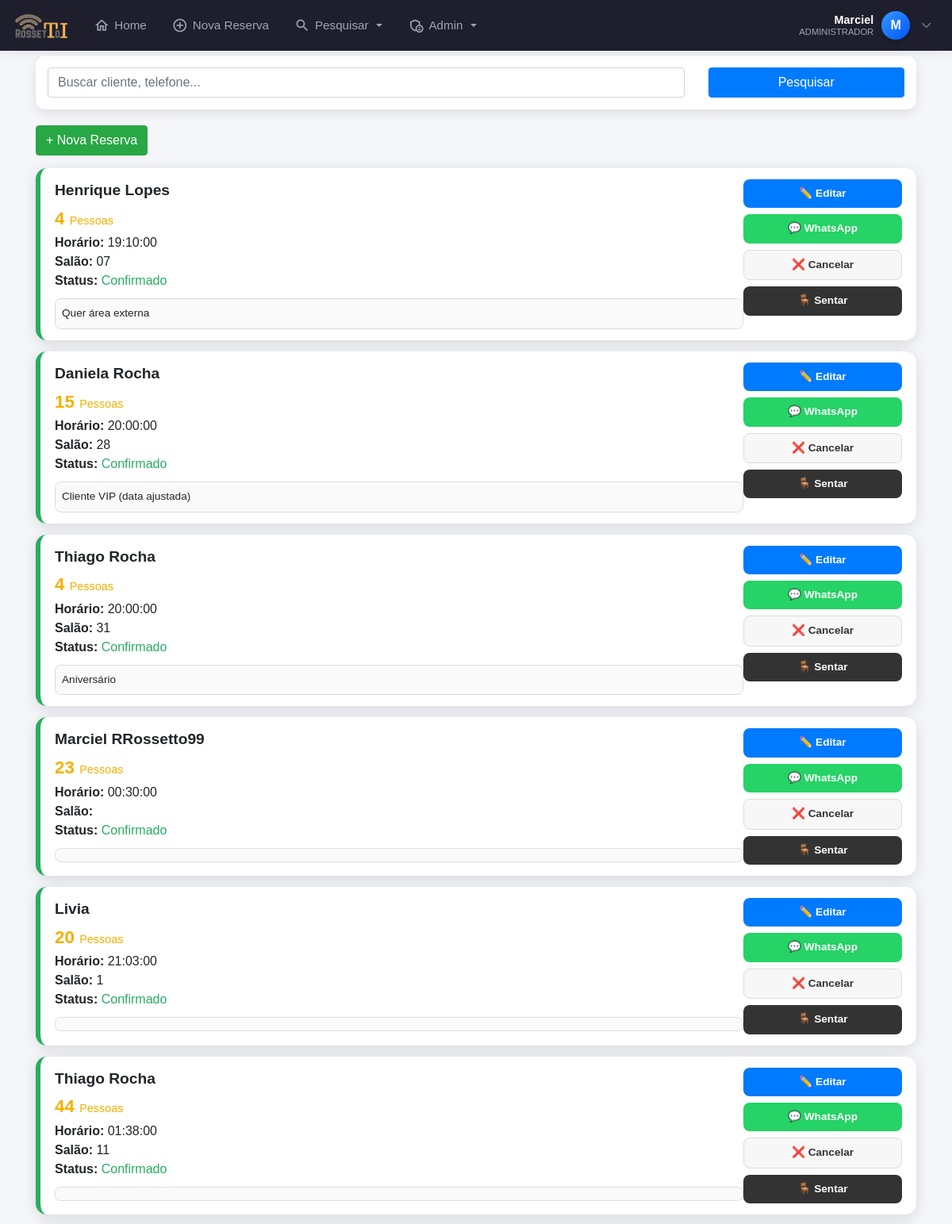
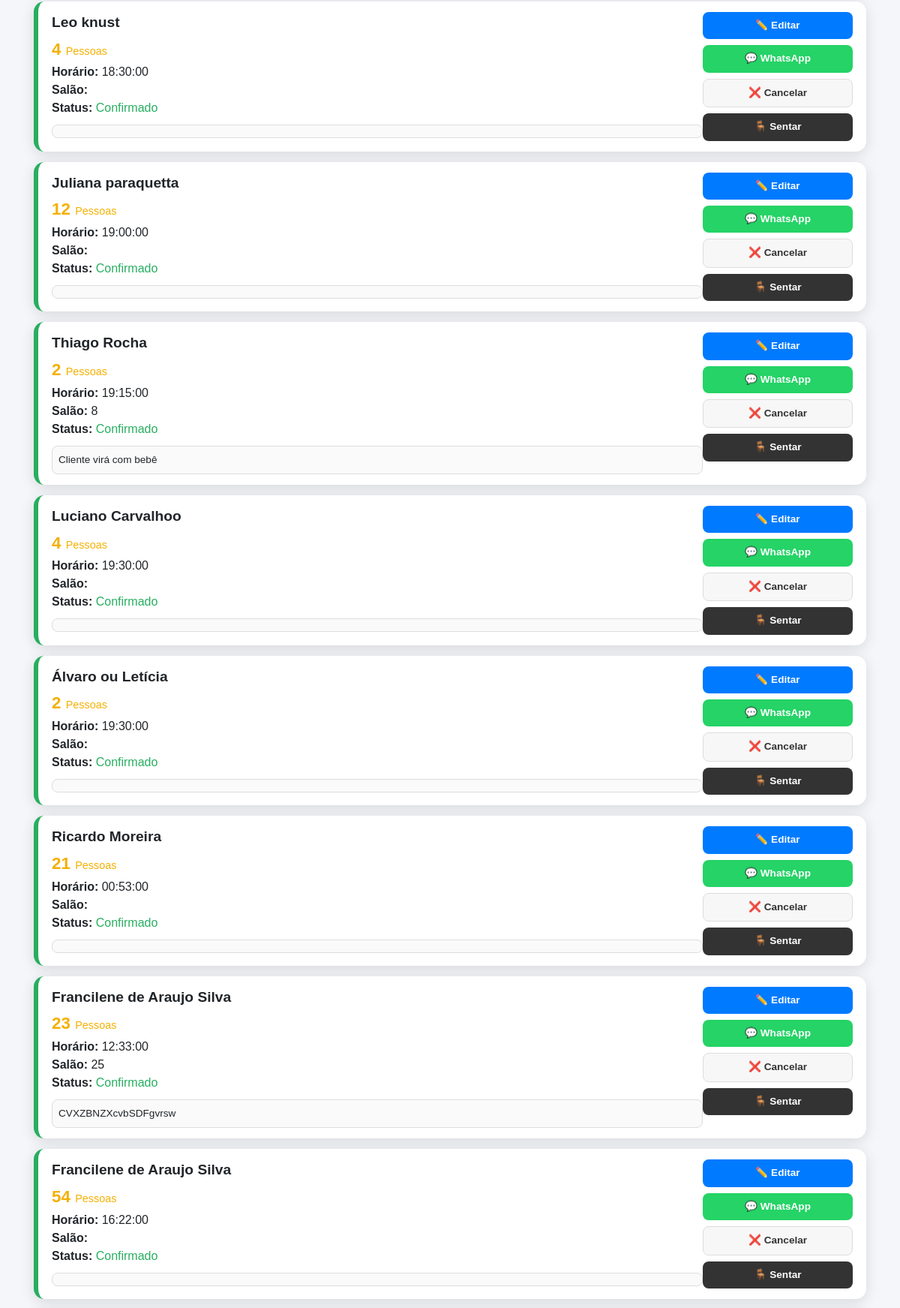
Screenshot of /pesquisar_tudo.php (signed in, upper part) with the database file from the repository (2 pictures, top to bottom).
### tables this page shows
CREATE TABLE `clientes` (
  `id` int(11) NOT NULL AUTO_INCREMENT,
  `nome` varchar(100) NOT NULL,
  `data` date NOT NULL,
  `num_pessoas` int(11) NOT NULL,
  `horario` time NOT NULL,
  `telefone` varchar(255) DEFAULT NULL,
  `telefone2` varchar(255) DEFAULT NULL,
  `tipo_evento` varchar(50) NOT NULL,
  `forma_pagamento` varchar(50) NOT NULL,
  `valor_rodizio` int(11) DEFAULT NULL,
  `num_mesa` varchar(255) DEFAULT NULL,
  `observacoes` varchar(300) NOT NULL,
  `obsCliente` varchar(255) DEFAULT NULL,
  `data_emissao` datetime NOT NULL DEFAULT current_timestamp(),
  `status` tinyint(1) DEFAULT 1,
  `confirmado` tinyint(1) DEFAULT 0,
  `usuario_id` int(11) DEFAULT NULL,
  `motivo_cancelamento` varchar(255) DEFAULT NULL,
  PRIMARY KEY (`id`)
);

### pesquisar_tudo.php (the view, shortened to what this page needs)
<?php
require 'config.php';
require 'cabecalho.php';
?>
<div class="container">
    <div class="search-card">
        <form method="POST" class="row">
            <div class="col-9">
                <input class="form-control" name="filtro_pesquisar" required type="text"
                       placeholder="Buscar cliente, telefone...">
            </div>
            <div class="col-3">
                <button class="btn btn-primary w-100">Pesquisar</button>
            </div>
        </form>
    </div>
    <a href="adicionar_reserva.php" class="btn btn-success mb-3">
        + Nova Reserva
    </a>
<?php
$filtro = isset($_POST['filtro_pesquisar']) ? $_POST['filtro_pesquisar'] : "";
$sql = $pdo->query("
    SELECT * FROM clientes
    WHERE (nome LIKE '%$filtro%' OR telefone LIKE '%$filtro%' OR telefone2 LIKE '%$filtro%')
    AND status != 0
    ORDER BY data ASC, horario ASC
");
if ($sql->rowCount() > 0) {
    foreach ($sql->fetchAll() as $c) {
        $cor = "borda-cinza";
        $statusTexto = "Novo";
        if ($c["status"] == 1) {
            $cor = "borda-verde";
            $statusTexto = "Confirmado";
        } elseif ($c["status"] == 2) {
            $cor = "borda-amarela";
            $statusTexto = "Novo";
        } elseif ($c["status"] == 0) {
            $cor = "borda-vermelha";
            $statusTexto = "Cancelado";
        }
        $telefone = preg_replace('/\D/', '', $c['telefone']);
        $mensagem = "Olá "
                    . ucfirst(strtolower($c['nome']))
                    . "! Confirmando sua reserva para "
                    . $c['num_pessoas'] . " pessoas no dia "
                    . date("d/m/Y", strtotime($c['data']))
                    . " às " . $c['horario'] . ".";
        $link_whats = "https://wa.me/55$telefone?text=" . urlencode($mensagem);
?>
    <div class="reserva-card <?= $cor ?>">
        <div class="reserva-info">
            <div class="reserva-nome"><?= htmlspecialchars($c['nome']) ?></div>
            <div class="reserva-pessoas" style="color:#f4b000;">
                <?= $c['num_pessoas'] ?> <span style="font-size:0.9rem;font-weight:400;">Pessoas</span>
            </div>
            <div><strong>Horário:</strong> <?= $c['horario'] ?></div>
            <div><strong>Salão:</strong> <?= $c['num_mesa'] ?></div>
            <div><strong>Status:</strong>
                <span class="
                    <?= $c['status']==1?'status-confirmado':'' ?>
                    <?= $c['status']==2?'status-novo':'' ?>
                    <?= $c['status']==0?'status-cancelado':'' ?>
                ">
                    <?= $statusTexto ?>
                </span>
            </div>
            <div class="obs-box">
                <?= nl2br(htmlspecialchars($c['observacoes'])) ?>
            </div>
        </div>
        <div class="acoes">
            <a class="btn-modern btn-editar" href="editar_reserva.php?id=<?= $c['id'] ?>">
                ✏️ Editar
            </a>
            <a class="btn-modern btn-whats" target="_blank" href="<?= $link_whats ?>">
                💬 WhatsApp
            </a>
            <a class="btn-modern btn-cancelar" href="excluir_reserva.php?id=<?= $c['id'] ?>"
               onclick="return confirm('Excluir esta reserva?')">
                ❌ Cancelar
            </a>
            <a class="btn-modern btn-sentar" href="obsCliente.php?id=<?= $c['id'] ?>">
                🪑 Sentar
            </a>
        </div>
    </div>
<?php }} ?>
</div>

### cabecalho.php (shortened to what this page needs)
<?php
require 'config.php';
$nome_usuario = "Visitante";
$status = null;
$letra_avatar = "U";
if (isset($_SESSION['mmnlogin'])) {
    $user_id = $_SESSION['mmnlogin'];
    try {
        $sql = $pdo->prepare("SELECT nome, status, email FROM login WHERE id = :id");
        $sql->bindValue(':id', $user_id);
        $sql->execute();
        if ($sql->rowCount() > 0) {
            $usuario = $sql->fetch(PDO::FETCH_ASSOC);
            $nome_completo = ucwords(strtolower($usuario['nome']));
            $partes_nome = explode(' ', $nome_completo);
            $nome_usuario = $partes_nome[0];
            $status = $usuario['status'];
            $letra_avatar = strtoupper(substr($nome_usuario, 0, 1));
        }
    } catch (PDOException $e) {
    }
}
?>
<!DOCTYPE html>
<html lang="pt-br">
<head>
    <link rel="stylesheet" href="https://cdn.jsdelivr.net/npm/bootstrap@4.6.2/dist/css/bootstrap.min.css">
    <link rel="stylesheet" href="https://cdnjs.cloudflare.com/ajax/libs/font-awesome/6.5.0/css/all.min.css">
</head>
<body>
<nav class="navbar navbar-expand-lg navbar-dark fixed-top navbar-custom">
    <a class="navbar-brand mr-auto" href="index.php">
        <img src="./rossetto28.png" alt="Logo">
    </a>
    <div class="collapse navbar-collapse" id="menuPrincipal">
        <ul class="navbar-nav mr-auto ml-3">
            <li class="nav-item">
                <a class="nav-link" href="index.php">
                    <i class="material-icons-outlined">home</i> Home
                </a>
            </li>
            <li class="nav-item">
                <a class="nav-link" href="adicionar_reserva.php">
                    <i class="material-icons-outlined">add_circle_outline</i> Nova Reserva
                </a>
            </li>
            <li class="nav-item dropdown">
                <a class="nav-link dropdown-toggle" href="#" id="dropPesquisa" data-toggle="dropdown" aria-haspopup="true" aria-expanded="false">
                    <i class="material-icons-outlined">search</i> Pesquisar
                </a>
            </li>
            <?php if ($status == 1): ?>
            <li class="nav-item dropdown">
                <a class="nav-link dropdown-toggle" href="#" id="dropAdmin" data-toggle="dropdown" aria-haspopup="true" aria-expanded="false">
                    <i class="material-icons-outlined">admin_panel_settings</i> Admin
                </a>
            </li>
            <?php endif; ?>
        </ul>
        <ul class="navbar-nav d-none d-lg-flex align-items-center">
            <li class="nav-item dropdown">
                <div class="user-profile-widget" data-toggle="dropdown" aria-haspopup="true" aria-expanded="false">
                    <div class="user-info text-right">
                        <span class="user-name"><?= htmlspecialchars($nome_usuario) ?></span>
                        <span class="user-role"><?= ($status == 1) ? 'Administrador' : 'Colaborador' ?></span>
                    </div>
                    <div class="user-avatar">
                        <?= $letra_avatar ?>
                    </div>
                    <i class="fas fa-chevron-down text-muted ml-1" style="font-size: 0.8rem;"></i>
                </div>
            </li>
        </ul>
    </div>
</nav>
</body>
</html>

### cabecalho.php (style rules this page uses)
:root { --primary-bg: #1e1e2d; --active-color: #3699ff; --text-color: #a2a3b7; --text-hover: #ffffff; }
body { padding-top: 70px; background-color: #f5f8fa; }
.navbar-custom { background-color: var(--primary-bg); box-shadow: 0 0 15px rgba(0,0,0,0.1); padding: 0.5rem 1rem; }
.navbar-brand img { height: 35px; transition: transform 0.2s; }
.navbar-dark .navbar-nav .nav-link { color: var(--text-color); font-weight: 500; font-size: 0.95rem; display: flex; align-items: center; gap: 6px; padding: 0.8rem 1rem; border-radius: 6px; transition: all 0.2s ease; }
.material-icons-outlined { font-size: 20px; }
.user-profile-widget { cursor: pointer; padding: 5px 10px; border-radius: 50px; transition: background 0.2s; display: flex; align-items: center; gap: 10px; }
.user-avatar { width: 36px; height: 36px; background: linear-gradient(135deg, #3699ff, #0055ff); color: white; border-radius: 50%; display: flex; align-items: center; justify-content: center; font-weight: 700; font-size: 16px; box-shadow: 0 3px 6px rgba(0,0,0,0.2); }
.user-info { display: flex; flex-direction: column; line-height: 1.1; }
.user-name { color: white; font-weight: 600; font-size: 0.9rem; }
.user-role { color: var(--text-color); font-size: 0.7rem; text-transform: uppercase; }

### pesquisar_tudo.php (style rules this page uses)
body { background:#f5f6fa; font-family: "Poppins", sans-serif; }
.search-card { background:white; padding:15px; border-radius:12px; box-shadow:0 4px 14px rgba(0,0,0,0.1); margin-bottom:20px; }
.reserva-card { background:white; margin-bottom:14px; border-radius:14px; padding:14px 18px; display:flex; border-left:6px solid #ccc; box-shadow:0 4px 18px rgba(0,0,0,0.12); }
.reserva-info { flex:1; }
.reserva-nome { font-weight:600; font-size:1.2rem; margin-bottom:4px; }
.reserva-pessoas { font-size:1.4rem; font-weight:700; margin-bottom:2px; }
.status-confirmado { color:#27ae60; }
.obs-box { margin-top:10px; background:#fafafa; border:1px solid #ddd; padding:8px; border-radius:8px; font-size:.85rem; }
.acoes { width:200px; display:flex; flex-direction:column; gap:8px; }
.btn-modern { padding:8px; border:none; border-radius:8px; font-size:.85rem; font-weight:600; width:100%; display:flex; align-items:center; justify-content:center; gap:6px; cursor:pointer; }
.btn-cancelar { background:#f7f7f7; color:#333; border:1px solid #ddd; }
.btn-whats { background:#25D366; color:white; }
.btn-editar { background:#007aff; color:white; }
.btn-sentar { background:#333; color:white; }
.borda-verde { border-left-color:#27ae60 !important; }

### rows the page displays
clientes: nome "Henrique Lopes", num_pessoas "4", horario "19:10:00", num_mesa "07", status "Confirmado", observacoes "Quer área externa"
clientes: nome "Daniela Rocha", num_pessoas "15", horario "20:00:00", num_mesa "28", status "Confirmado", observacoes "Cliente VIP (data ajustada)"
clientes: nome "Thiago Rocha", num_pessoas "4", horario "20:00:00", num_mesa "31", status "Confirmado", observacoes "Aniversário"
clientes: nome "Marciel RRossetto99", num_pessoas "23", horario "00:30:00", status "Confirmado"
clientes: nome "Livia", num_pessoas "20", horario "21:03:00", num_mesa "1", status "Confirmado"
clientes: nome "Thiago Rocha", num_pessoas "44", horario "01:38:00", num_mesa "11", status "Confirmado"
clientes: nome "Leo knust", num_pessoas "4", horario "18:30:00", status "Confirmado"
clientes: nome "Juliana paraquetta", num_pessoas "12", horario "19:00:00", status "Confirmado"
clientes: nome "Thiago Rocha", num_pessoas "2", horario "19:15:00", num_mesa "8", status "Confirmado", observacoes "Cliente virá com bebê"
clientes: nome "Luciano Carvalhoo", num_pessoas "4", horario "19:30:00", status "Confirmado"
clientes: nome "Álvaro ou Letícia", num_pessoas "2", horario "19:30:00", status "Confirmado"
clientes: nome "Ricardo Moreira", num_pessoas "21", horario "00:53:00", status "Confirmado"
clientes: nome "Francilene de Araujo Silva", num_pessoas "23", horario "12:33:00", num_mesa "25", status "Confirmado", observacoes "CVXZBNZXcvbSDFgvrsw"
clientes: nome "Francilene de Araujo Silva", num_pessoas "54", horario "16:22:00", status "Confirmado"

### other values shown
$nome_usuario "Marciel"
$letra_avatar "M"
